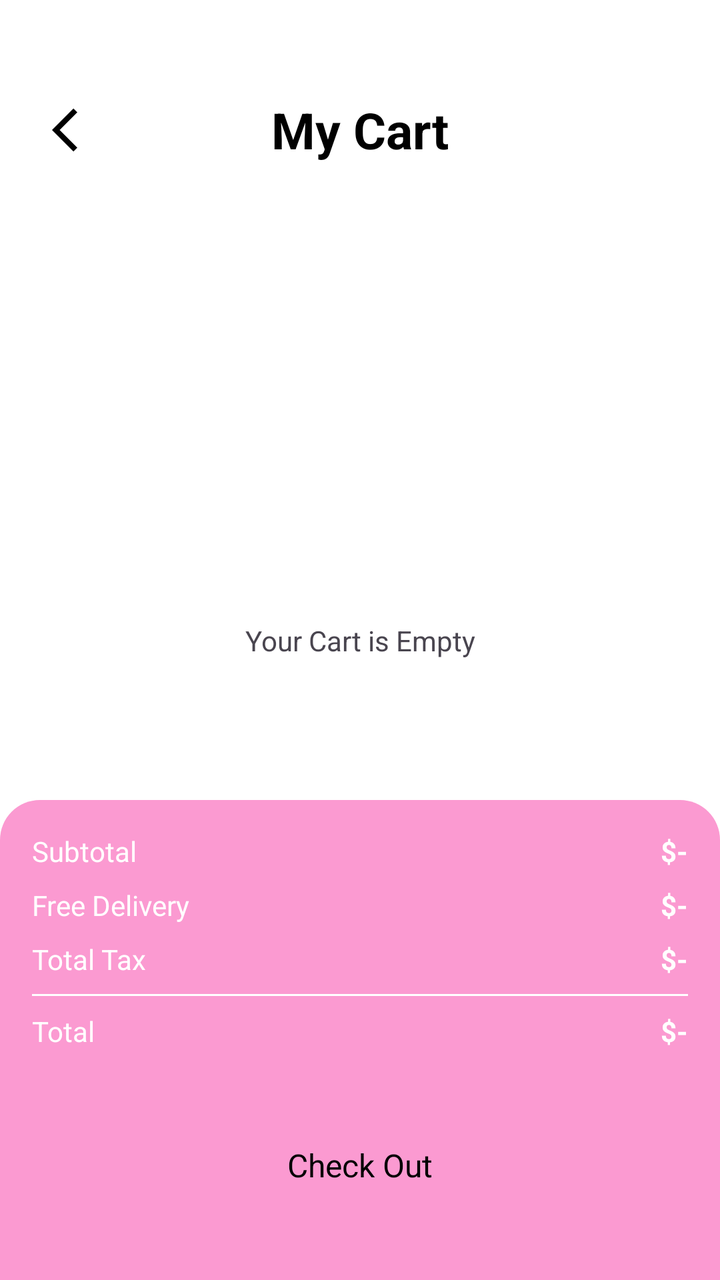
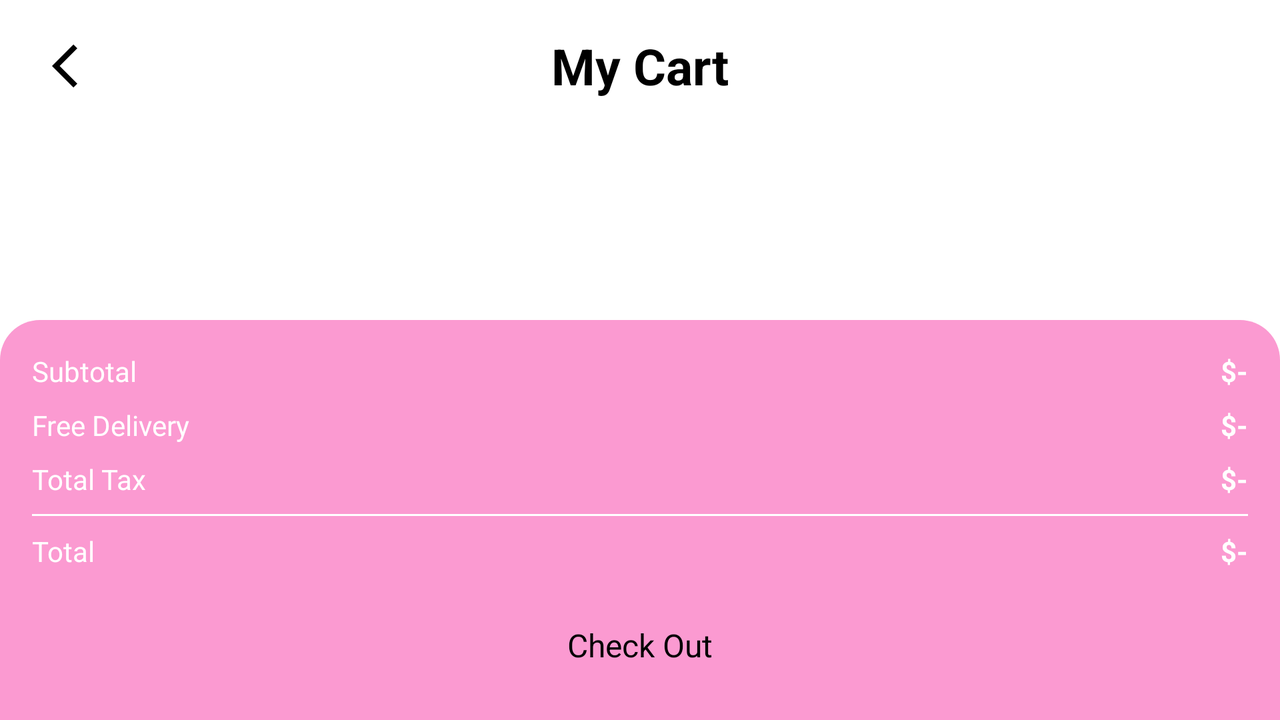

One screen, two layout resources from the same app: the default and the repository's alternative for another configuration. Each is rendered where Android would select it; the XML of both is given below.
<!-- AndroidManifest.xml: application theme Theme.GlowSkin -->
<!-- res/layout/activity_cart.xml -->
<?xml version="1.0" encoding="utf-8"?>
<androidx.constraintlayout.widget.ConstraintLayout xmlns:android="http://schemas.android.com/apk/res/android"
    xmlns:app="http://schemas.android.com/apk/res-auto"
    xmlns:tools="http://schemas.android.com/tools"
    android:id="@+id/main"
    android:layout_width="match_parent"
    android:background="@color/white"
    android:layout_height="match_parent"
    tools:context=".Activity.CartActivity">

    <TextView
        android:id="@+id/emptyTxt"
        android:layout_width="wrap_content"
        android:layout_height="wrap_content"
        android:text="Your Cart is Empty"
        android:visibility="gone"
        app:layout_constraintBottom_toBottomOf="parent"
        app:layout_constraintEnd_toEndOf="@+id/scrollView3"
        app:layout_constraintStart_toStartOf="parent"
        app:layout_constraintTop_toTopOf="parent"
        tools:visibility="visible" />

    <ScrollView
        android:id="@+id/scrollView3"
        android:layout_width="match_parent"
        android:layout_height="match_parent"
        app:layout_constraintEnd_toEndOf="parent"
        app:layout_constraintStart_toStartOf="parent"
        app:layout_constraintTop_toTopOf="parent">

        <LinearLayout
            android:layout_width="match_parent"
            android:layout_height="wrap_content"
            android:orientation="vertical">

            <androidx.constraintlayout.widget.ConstraintLayout
                android:layout_width="match_parent"
                android:layout_height="match_parent"
                android:layout_marginStart="16dp"
                android:layout_marginTop="48dp"
                android:layout_marginEnd="16dp">

                <ImageView
                    android:id="@+id/backBtn"
                    android:layout_width="wrap_content"
                    android:layout_height="wrap_content"
                    android:layout_marginStart="10dp"
                    app:layout_constraintBottom_toBottomOf="parent"
                    app:layout_constraintStart_toStartOf="parent"
                    app:layout_constraintTop_toTopOf="parent"
                    app:srcCompat="@drawable/arrow_back" />

                <TextView
                    android:id="@+id/textView6"
                    android:layout_width="wrap_content"
                    android:layout_height="wrap_content"
                    android:text="My Cart"
                    android:textColor="@color/black"
                    android:textSize="25sp"
                    android:textStyle="bold"
                    app:layout_constraintBottom_toBottomOf="parent"
                    app:layout_constraintEnd_toEndOf="parent"
                    app:layout_constraintStart_toStartOf="parent"
                    app:layout_constraintTop_toTopOf="parent" />

            </androidx.constraintlayout.widget.ConstraintLayout>

            <androidx.recyclerview.widget.RecyclerView
                android:id="@+id/viewCart"
                android:layout_width="match_parent"
                android:layout_height="match_parent"

                android:layout_margin="16dp">

            </androidx.recyclerview.widget.RecyclerView>
        </LinearLayout>
    </ScrollView>

    <androidx.constraintlayout.widget.ConstraintLayout
        android:layout_width="match_parent"
        android:layout_height="240dp"
        android:background="@drawable/red_bg_top_corner"
        app:layout_constraintBottom_toBottomOf="parent"
        app:layout_constraintEnd_toEndOf="parent"
        app:layout_constraintStart_toStartOf="parent">

        <TextView
            android:id="@+id/textView5"
            android:layout_width="wrap_content"
            android:layout_height="wrap_content"
            android:layout_marginStart="16dp"
            android:layout_marginTop="16dp"
            android:text="Subtotal"
            android:textColor="@color/white"
            app:layout_constraintStart_toStartOf="parent"
            app:layout_constraintTop_toTopOf="parent" />

        <TextView
            android:id="@+id/textView8"
            android:layout_width="wrap_content"
            android:layout_height="wrap_content"
            android:layout_marginTop="8dp"
            android:text="Free Delivery"
            android:textColor="@color/white"
            app:layout_constraintStart_toStartOf="@+id/textView5"
            app:layout_constraintTop_toBottomOf="@+id/textView5" />

        <TextView
            android:id="@+id/textView10"
            android:layout_width="wrap_content"
            android:layout_height="wrap_content"
            android:layout_marginTop="8dp"
            android:text="Total Tax"
            android:textColor="@color/white"
            app:layout_constraintStart_toStartOf="@+id/textView8"
            app:layout_constraintTop_toBottomOf="@+id/textView8" />

        <TextView
            android:id="@+id/totalFeeTxt"
            android:layout_width="wrap_content"
            android:layout_height="wrap_content"
            android:layout_marginEnd="16dp"
            android:text="$-"
            android:textStyle="bold"
            android:textColor="@color/white"
            app:layout_constraintEnd_toEndOf="parent"
            app:layout_constraintTop_toTopOf="@+id/textView5" />

        <TextView
            android:id="@+id/deliveryTxt"
            android:layout_width="wrap_content"
            android:layout_height="wrap_content"
            android:layout_marginTop="8dp"
            android:text="$-"
            android:textStyle="bold"
            android:textColor="@color/white"
            app:layout_constraintEnd_toEndOf="@+id/totalFeeTxt"
            app:layout_constraintTop_toBottomOf="@+id/totalFeeTxt" />

        <TextView
            android:id="@+id/taxTxt"
            android:layout_width="wrap_content"
            android:layout_height="wrap_content"
            android:layout_marginTop="8dp"
            android:text="$-"
            android:textStyle="bold"
            android:textColor="@color/white"
            app:layout_constraintEnd_toEndOf="@+id/deliveryTxt"
            app:layout_constraintTop_toBottomOf="@+id/deliveryTxt" />

        <View
            android:id="@+id/view"
            android:layout_width="0dp"
            android:layout_height="1dp"
            android:layout_marginStart="16dp"
            android:layout_marginTop="8dp"
            android:layout_marginEnd="16dp"
            android:background="@color/white"
            app:layout_constraintEnd_toEndOf="parent"
            app:layout_constraintStart_toStartOf="parent"
            app:layout_constraintTop_toBottomOf="@+id/textView10" />

        <TextView
            android:id="@+id/textView14"
            android:layout_width="wrap_content"
            android:layout_height="wrap_content"
            android:layout_marginTop="8dp"
            android:text="Total"
            android:textColor="@color/white"
            app:layout_constraintStart_toStartOf="@+id/textView10"
            app:layout_constraintTop_toBottomOf="@+id/view" />

        <TextView
            android:id="@+id/totalTxt"
            android:layout_width="wrap_content"
            android:layout_height="wrap_content"
            android:layout_marginEnd="16dp"
            android:text="$-"
            android:textStyle="bold"
            android:textColor="@color/white"
            app:layout_constraintBottom_toBottomOf="@+id/textView14"
            app:layout_constraintEnd_toEndOf="parent"
            app:layout_constraintTop_toTopOf="@+id/textView14" />

        <androidx.appcompat.widget.AppCompatButton
            style="@android:style/Widget.Button"
            android:background="@drawable/white_bg"
            android:id="@+id/button"
            android:layout_width="0dp"
            android:layout_height="wrap_content"
            android:layout_marginStart="16dp"
            android:layout_marginEnd="16dp"
            android:text="Check Out"
            android:textSize="16sp"
            android:textColor="@color/black"
            app:layout_constraintBottom_toBottomOf="parent"
            app:layout_constraintEnd_toEndOf="parent"
            app:layout_constraintStart_toStartOf="parent"
            app:layout_constraintTop_toBottomOf="@+id/textView14" />
    </androidx.constraintlayout.widget.ConstraintLayout>

</androidx.constraintlayout.widget.ConstraintLayout>
<!-- resources referenced by this layout -->
<resources>
  <color name="black">#FF000000</color>
  <color name="white">#FFFFFFFF</color>
  <!-- drawable arrow_back (drawable) -->
  <vector xmlns:android="http://schemas.android.com/apk/res/android" android:autoMirrored="true" android:height="26dp" android:tint="@color/black" android:viewportHeight="24" android:viewportWidth="24" android:width="26dp">
        
      <path android:fillColor="@color/black" android:pathData="M11.67,3.87L9.9,2.1 0,12l9.9,9.9 1.77,-1.77L3.54,12z"/>
      
  </vector>
  <!-- drawable red_bg_top_corner (drawable) -->
  <?xml version="1.0" encoding="utf-8"?>
  <selector xmlns:android="http://schemas.android.com/apk/res/android">
  <item>
      <shape android:shape="rectangle">
          <corners android:topLeftRadius="20dp" android:topRightRadius="20dp" />
          <solid android:color="@color/red" />
      </shape>
  </item>
  </selector>
  <style name="Theme.GlowSkin" parent="Base.Theme.GlowSkin" />
  <color name="red">#FB9AD1</color>
  <style name="Base.Theme.GlowSkin" parent="Theme.Material3.DayNight.NoActionBar">
          <item name="colorPrimary">@color/red</item>
          <item name="colorPrimaryVariant">@color/red</item>
          <item name="colorOnPrimary">@color/white</item>
          <item name="colorOnSecondary">@color/black</item>
          <item name="android:statusBarColor">?attr/colorPrimaryVariant</item>
      </style>
</resources>
<!-- res/layout-land/activity_cart.xml (the repository's variant of the layout above) -->
<!-- drawn on the phone turned sideways -->
<?xml version="1.0" encoding="utf-8"?>
<androidx.constraintlayout.widget.ConstraintLayout xmlns:android="http://schemas.android.com/apk/res/android"
    xmlns:app="http://schemas.android.com/apk/res-auto"
    xmlns:tools="http://schemas.android.com/tools"
    android:id="@+id/main"
    android:layout_width="match_parent"
    android:background="@color/white"
    android:layout_height="match_parent"
    tools:context=".Activity.CartActivity">

    <TextView
        android:id="@+id/emptyTxt"
        android:layout_width="wrap_content"
        android:layout_height="wrap_content"
        android:text="Your Cart is Empty"
        android:visibility="gone"
        app:layout_constraintBottom_toBottomOf="parent"
        app:layout_constraintEnd_toEndOf="parent"
        app:layout_constraintStart_toStartOf="parent"
        app:layout_constraintTop_toTopOf="parent"
        tools:visibility="visible" />

    <ScrollView
        android:id="@+id/scrollView3"
        android:layout_width="match_parent"
        android:layout_height="match_parent"
        android:layout_marginBottom="20dp"
        app:layout_constraintEnd_toEndOf="parent"
        app:layout_constraintStart_toStartOf="parent"
        app:layout_constraintTop_toTopOf="parent">

        <LinearLayout
            android:layout_width="match_parent"
            android:layout_height="wrap_content"
            android:orientation="vertical">

            <androidx.constraintlayout.widget.ConstraintLayout
                android:layout_width="match_parent"
                android:layout_height="wrap_content"
                android:layout_marginStart="16dp"
                android:layout_marginTop="16dp"
                android:layout_marginEnd="16dp">

                <ImageView
                    android:id="@+id/backBtn"
                    android:layout_width="wrap_content"
                    android:layout_height="wrap_content"
                    android:layout_marginStart="10dp"
                    app:layout_constraintBottom_toBottomOf="parent"
                    app:layout_constraintStart_toStartOf="parent"
                    app:layout_constraintTop_toTopOf="parent"
                    app:srcCompat="@drawable/arrow_back" />

                <TextView
                    android:id="@+id/textView6"
                    android:layout_width="wrap_content"
                    android:layout_height="wrap_content"
                    android:text="My Cart"
                    android:textColor="@color/black"
                    android:textSize="25sp"
                    android:textStyle="bold"
                    app:layout_constraintBottom_toBottomOf="parent"
                    app:layout_constraintEnd_toEndOf="parent"
                    app:layout_constraintStart_toStartOf="parent"
                    app:layout_constraintTop_toTopOf="parent" />

            </androidx.constraintlayout.widget.ConstraintLayout>


            <androidx.recyclerview.widget.RecyclerView
                android:id="@+id/viewCart"
                android:layout_width="match_parent"
                android:layout_height="wrap_content"
                android:layout_margin="16dp" />

        </LinearLayout>
    </ScrollView>

    <androidx.constraintlayout.widget.ConstraintLayout
        android:layout_width="match_parent"
        android:layout_height="200dp"
        android:background="@drawable/red_bg_top_corner"
        app:layout_constraintBottom_toBottomOf="parent"
        app:layout_constraintEnd_toEndOf="parent"
        app:layout_constraintStart_toStartOf="parent">

        
        <TextView
            android:id="@+id/textView5"
            android:layout_width="wrap_content"
            android:layout_height="wrap_content"
            android:layout_marginStart="16dp"
            android:layout_marginTop="16dp"
            android:text="Subtotal"
            android:textColor="@color/white"
            app:layout_constraintStart_toStartOf="parent"
            app:layout_constraintTop_toTopOf="parent" />

        <TextView
            android:id="@+id/textView8"
            android:layout_width="wrap_content"
            android:layout_height="wrap_content"
            android:layout_marginTop="8dp"
            android:text="Free Delivery"
            android:textColor="@color/white"
            app:layout_constraintStart_toStartOf="@+id/textView5"
            app:layout_constraintTop_toBottomOf="@+id/textView5" />

        <TextView
            android:id="@+id/textView10"
            android:layout_width="wrap_content"
            android:layout_height="wrap_content"
            android:layout_marginTop="8dp"
            android:text="Total Tax"
            android:textColor="@color/white"
            app:layout_constraintStart_toStartOf="@+id/textView8"
            app:layout_constraintTop_toBottomOf="@+id/textView8" />

        <TextView
            android:id="@+id/totalFeeTxt"
            android:layout_width="wrap_content"
            android:layout_height="wrap_content"
            android:layout_marginEnd="16dp"
            android:text="$-"
            android:textStyle="bold"
            android:textColor="@color/white"
            app:layout_constraintEnd_toEndOf="parent"
            app:layout_constraintTop_toTopOf="@+id/textView5" />

        <TextView
            android:id="@+id/deliveryTxt"
            android:layout_width="wrap_content"
            android:layout_height="wrap_content"
            android:layout_marginTop="8dp"
            android:text="$-"
            android:textStyle="bold"
            android:textColor="@color/white"
            app:layout_constraintEnd_toEndOf="@+id/totalFeeTxt"
            app:layout_constraintTop_toBottomOf="@+id/totalFeeTxt" />

        <TextView
            android:id="@+id/taxTxt"
            android:layout_width="wrap_content"
            android:layout_height="wrap_content"
            android:layout_marginTop="8dp"
            android:text="$-"
            android:textStyle="bold"
            android:textColor="@color/white"
            app:layout_constraintEnd_toEndOf="@+id/deliveryTxt"
            app:layout_constraintTop_toBottomOf="@+id/deliveryTxt" />

        
        <View
            android:id="@+id/view"
            android:layout_width="0dp"
            android:layout_height="1dp"
            android:layout_marginStart="16dp"
            android:layout_marginTop="8dp"
            android:layout_marginEnd="16dp"
            android:background="@color/white"
            app:layout_constraintEnd_toEndOf="parent"
            app:layout_constraintStart_toStartOf="parent"
            app:layout_constraintTop_toBottomOf="@+id/textView10" />

        <TextView
            android:id="@+id/textView14"
            android:layout_width="wrap_content"
            android:layout_height="wrap_content"
            android:layout_marginTop="8dp"
            android:text="Total"
            android:textColor="@color/white"
            app:layout_constraintStart_toStartOf="@+id/textView10"
            app:layout_constraintTop_toBottomOf="@+id/view" />

        <TextView
            android:id="@+id/totalTxt"
            android:layout_width="wrap_content"
            android:layout_height="wrap_content"
            android:layout_marginEnd="16dp"
            android:text="$-"
            android:textStyle="bold"
            android:textColor="@color/white"
            app:layout_constraintBottom_toBottomOf="@+id/textView14"
            app:layout_constraintEnd_toEndOf="parent"
            app:layout_constraintTop_toTopOf="@+id/textView14" />

        
        <androidx.appcompat.widget.AppCompatButton
            style="@android:style/Widget.Button"
            android:background="@drawable/white_bg"
            android:id="@+id/button"
            android:layout_width="0dp"
            android:layout_height="wrap_content"
            android:layout_marginStart="16dp"
            android:layout_marginEnd="16dp"
            android:text="Check Out"
            android:textColor="@color/black"
            android:textSize="16sp"
            app:layout_constraintBottom_toBottomOf="parent"
            app:layout_constraintEnd_toEndOf="parent"
            app:layout_constraintStart_toStartOf="parent"
            app:layout_constraintTop_toBottomOf="@+id/textView14" />
    </androidx.constraintlayout.widget.ConstraintLayout>

</androidx.constraintlayout.widget.ConstraintLayout>
